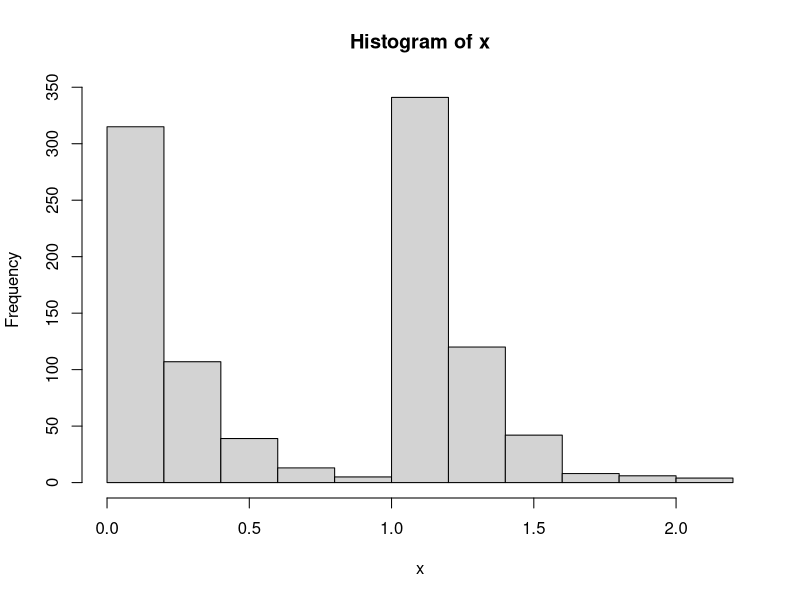

Write the R code that produced this figure.
# Statistical inference Assignment 2 Question 1 ----
# Simulate the data, assuming Pi is known ----
set.seed(2014)
pi = .5
true_lambda = 5
n = 1000
x = rep(NA, n)
for (i in 1:n) {
  x[i] = rexp(1, true_lambda)
  if (rbinom(1, 1, .5) == 1) {
    x[i] = x[i] + 1
  }
}
hist(x)

# EM algorithm ----
# Initialise ----
iterations = 10
lambda = rep(NA, iterations)
lambda[1] = 1/mean(x)
k = 1
# E step ----
e = rep(NA, n)
for (i in 1:n) {
  num = pi * dexp(x[i], lambda[k])
  if ((x[i] - 1) <= 0) {
    denom = pi * dexp(x[i], lambda[k])
  } else {
    denom = pi * dexp(x[i], lambda[k]) + (1 - pi) * dexp(x[i] - 1, lambda[k])
  }
  e[i] = num/denom
  print(sprintf("i %f x[i] %f num %f denom %f e[i] %f", i, x[i], num, denom, e[i]))
}
# M step ----
sum(e*x)
sum((1-e)*(x-1))
lambda[k + 1] = n/(sum(e*x) + sum((1-e)*(x-1))) # Sum part is wrong?
k = k + 1
